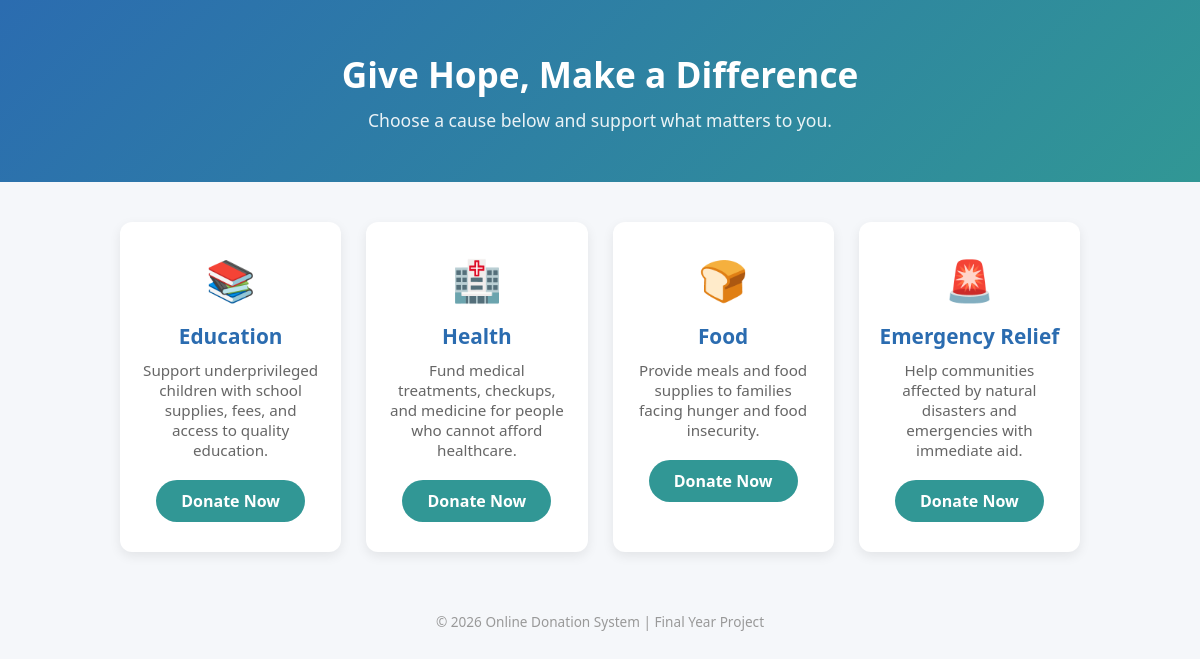
The page / on the database its author committed.
### tables this page shows
CREATE TABLE causes (
    cause_id INT AUTO_INCREMENT PRIMARY KEY,
    cause_name VARCHAR(100) NOT NULL,
    description TEXT
);

### php/get_causes.php (called while the page is built, shortened)
<?php
function getAllCauses($conn) {
    $causes = [];
    $sql = "SELECT cause_id, cause_name, description FROM causes";
    $result = $conn->query($sql);
    if ($result && $result->num_rows > 0) {
        while ($row = $result->fetch_assoc()) {
            $causes[] = $row;
        }
    }
    return $causes;
}
?>

### index.php (the view, shortened to what this page needs)
<?php
include "php/get_causes.php";
$causes = getAllCauses($conn);
?>
<!DOCTYPE html>
<html lang="en">
<head>
<link rel="stylesheet" href="css/style.css">
</head>
<body>
<header class="site-header">
    <h1>Give Hope, Make a Difference</h1>
    <p>Choose a cause below and support what matters to you.</p>
</header>
<main class="category-grid">
    <?php foreach ($causes as $cause): ?>
        <div class="category-card" data-cause="<?php echo strtolower($cause['cause_name']); ?>">
            <div class="card-icon">
                <?php
                $icons = [
                    'Education' => '📚',
                    'Health' => '🏥',
                    'Food' => '🍞',
                    'Emergency Relief' => '🚨'
                ];
                echo $icons[$cause['cause_name']] ?? '❤️';
                ?>
            </div>
            <h2><?php echo htmlspecialchars($cause['cause_name']); ?></h2>
            <p><?php echo htmlspecialchars($cause['description']); ?></p>
            <a href="donate.php?cause_id=<?php echo $cause['cause_id']; ?>" class="donate-btn">
                Donate Now
            </a>
        </div>
    <?php endforeach; ?>
</main>
<footer class="site-footer">
    <p>&copy; 2026 Online Donation System | Final Year Project</p>
</footer>
</body>
</html>

### css/style.css (style rules this page uses)
* { margin: 0; padding: 0; box-sizing: border-box; font-family: 'Segoe UI', Arial, sans-serif; }
body { background-color: #f5f7fa; color: #333; }
.site-header { text-align: center; background: linear-gradient(135deg, #2b6cb0, #319795); color: white; padding: 50px 20px; }
.site-header h1 { font-size: 2.2rem; margin-bottom: 10px; }
.site-header p { font-size: 1.1rem; opacity: 0.9; }
.category-grid { max-width: 1000px; margin: 40px auto; padding: 0 20px; display: grid; grid-template-columns: repeat(auto-fit, minmax(220px, 1fr)); gap: 25px; }
.category-card { background: white; border-radius: 12px; padding: 30px 20px; text-align: center; box-shadow: 0 4px 12px rgba(0, 0, 0, 0.08); transition: transform 0.2s ease, box-shadow 0.2s ease; }
.card-icon { font-size: 2.5rem; margin-bottom: 15px; }
.category-card h2 { font-size: 1.3rem; margin-bottom: 10px; color: #2b6cb0; }
.category-card p { font-size: 0.95rem; color: #666; margin-bottom: 20px; min-height: 60px; }
.donate-btn { display: inline-block; background-color: #319795; color: white; text-decoration: none; padding: 10px 25px; border-radius: 25px; font-weight: bold; transition: background-color 0.2s ease; }
.site-footer { text-align: center; padding: 20px; color: #999; font-size: 0.85rem; }

### rows shown on the page
causes: cause_name "📚", cause_name "Education", description "Support underprivileged children with school supplies, fees, and access to quality education."
causes: cause_name "🏥", cause_name "Health", description "Fund medical treatments, checkups, and medicine for people who cannot afford healthcare."
causes: cause_name "🍞", cause_name "Food", description "Provide meals and food supplies to families facing hunger and food insecurity."
causes: cause_name "🚨", cause_name "Emergency Relief", description "Help communities affected by natural disasters and emergencies with immediate aid."
